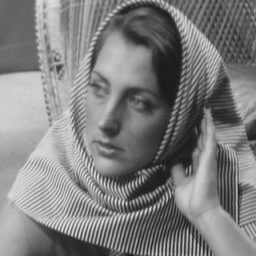
%> input picture Assignment_3/Final Submission/Q1 code and data/barbara256.png, 256 x 256 px
$ octave q1_a.m   (GNU Octave 9; MATLAB toolbox functions it lacks are replaced by stand-ins)
%> lines starting %> are read from the running program, lines starting %| are printed output that depends on the picture
rng(1);


orig_image = double(imread("barbara256.png"));
%> orig_image: size 256x256 double; min 23, max 231, mean 126.4; mean of the top-left, top-right, bottom-left and bottom-right quarters 151, 95.7, 148.2, 110.8
%Padded so that averaging overlapping patches becomes easier later on
padded_orig_image = zeros(size(orig_image,1)+14,size(orig_image,2)+14);
padded_orig_image(8:7+size(orig_image,1),8:7+size(orig_image,2)) = orig_image;
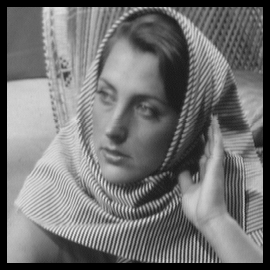
%> padded_orig_image: size 270x270 double; min 0, max 231, mean 113.7
noise = sqrt(3)*randn(size(padded_orig_image)); %Noise
noisy_image = padded_orig_image + noise;
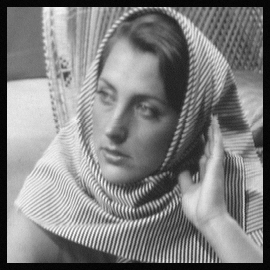
%> noisy_image: size 270x270 double; min -6.82, max 232.1, mean 113.7; drawn with min black and max white

U = kron(dctmtx(8)',dctmtx(8)'); %Basis Matrix

[rows, cols] = size(padded_orig_image);
%> rows = 270; cols = 270

reconstructed_image = zeros(rows, cols);


alpha = 2; %Since U is orthonormal, the max eigval of U'*U is 1. We take alpha = 1 + 1 to avoid numerical
%stability issues
lambda = 1;

%> (the run ends here)
